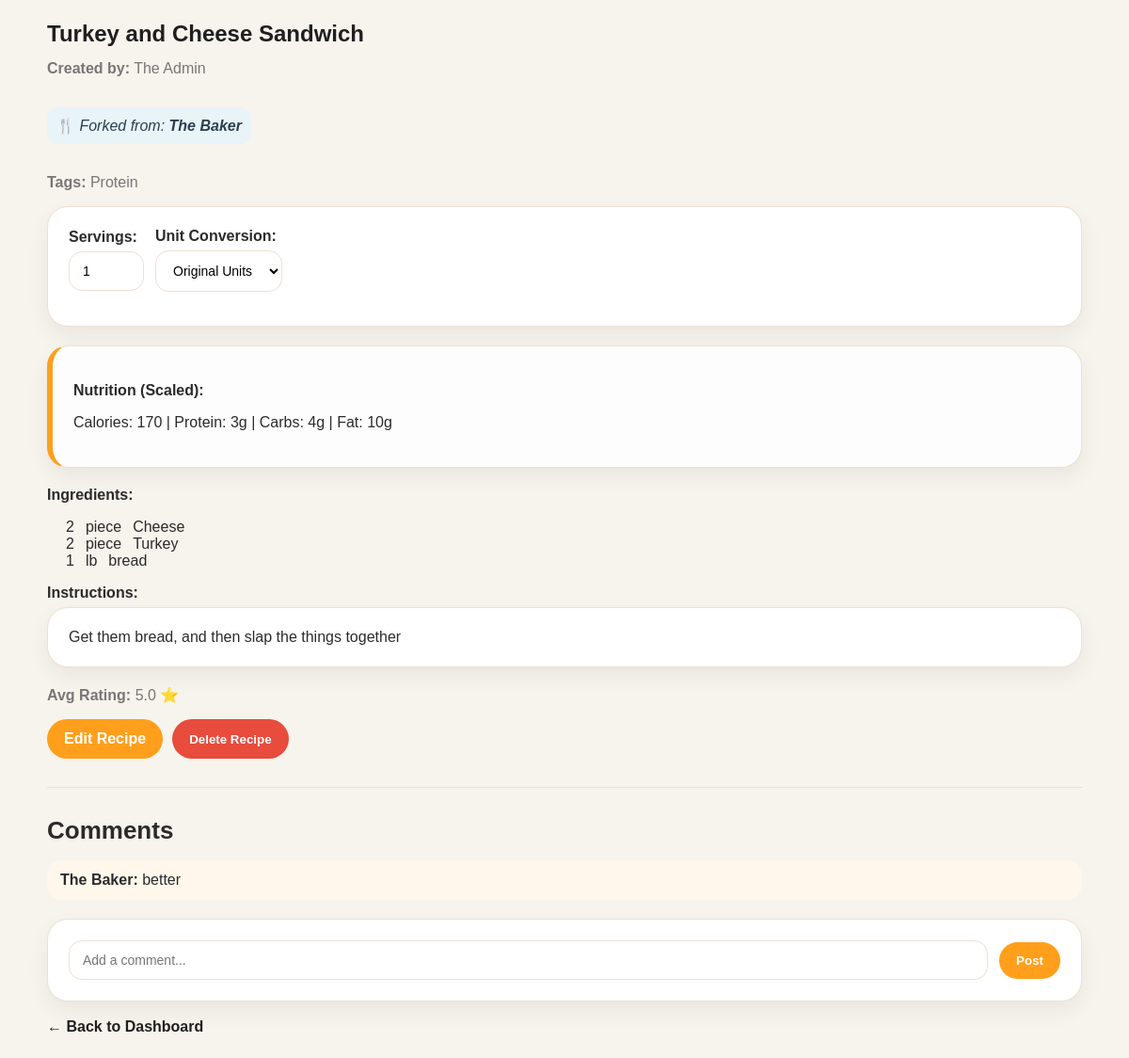
/recipe/4 (signed in), run on the app's committed database.
### app.py (models this page shows)
class Recipe(db.Model):
    id = db.Column(db.Integer, primary_key=True)
    name = db.Column(db.String(100), nullable=False)
    servings = db.Column(db.Integer, nullable=False)
    instructions = db.Column(db.Text, nullable=True)
    ingredients = db.relationship('Ingredient', backref='recipe', lazy=True, cascade="all, delete-orphan")
    calories = db.Column(db.Integer, default=0)
    protein = db.Column(db.Integer, default=0)
    carbs = db.Column(db.Integer, default=0)
    fat = db.Column(db.Integer, default=0)
    tags = db.Column(db.String(200), nullable=True)
    is_public = db.Column(db.Boolean, default=False)
    user_id = db.Column(db.Integer, db.ForeignKey('user.id'), nullable=False)
    forked_from = db.Column(db.String(80), nullable=True)
    ratings = db.relationship('Rating', backref='recipe', lazy=True, cascade="all, delete-orphan")
    comments = db.relationship('Comment', backref='recipe', lazy=True, cascade="all, delete-orphan")

class User(db.Model):
    id = db.Column(db.Integer, primary_key=True)
    is_admin = db.Column(db.Boolean, default=False)
    username = db.Column(db.String(80), unique=True, nullable=False)
    password = db.Column(db.String(200), nullable=False)
    recipes = db.relationship('Recipe', backref='owner', lazy=True, cascade="all, delete-orphan")

class Ingredient(db.Model):
    id = db.Column(db.Integer, primary_key=True)
    name = db.Column(db.String(100), nullable=False)
    quantity = db.Column(db.String(50), nullable=False)
    unit = db.Column(db.String(20), nullable=False)
    recipe_id = db.Column(db.Integer, db.ForeignKey('recipe.id'), nullable=False)

class Comment(db.Model):
    id = db.Column(db.Integer, primary_key=True)
    text = db.Column(db.Text, nullable=False)
    user_id = db.Column(db.Integer, db.ForeignKey('user.id'), nullable=False)
    recipe_id = db.Column(db.Integer, db.ForeignKey('recipe.id'), nullable=False)
    username = db.Column(db.String(80))

### app.py (the view)
@app.route('/recipe/<int:recipe_id>')
def recipe_detail(recipe_id):
    if 'user_id' not in session:
        return redirect(url_for('login'))
    recipe = Recipe.query.get_or_404(recipe_id)
    ratings = Rating.query.filter_by(recipe_id=recipe_id).all()
    avg_val = round(sum([r.stars for r in ratings]) / len(ratings), 1) if ratings else "Not yet rated"
    user_rating = Rating.query.filter_by(recipe_id=recipe_id, user_id=session['user_id']).first()
    user_stars = user_rating.stars if user_rating else None
    is_owner = (recipe.user_id == session['user_id'])
    return render_template('recipe_detail.html', recipe=recipe, avg_rating=avg_val, user_stars=user_stars, is_owner=is_owner)

### app.py (called while the page is built)
@app.before_request
def clear_stale_session():
    if 'user_id' in session:
        user = User.query.get(session['user_id'])
        if not user:
            session.clear()

### templates/recipe_detail.html (shortened to what this page needs)
<!DOCTYPE html>
<html>
<head>
    <link rel="stylesheet" href="{{ url_for('static', filename='style.css') }}">
</head>
<body class="page-body" data-recipe-id="{{ recipe.id }}">
    <div class="container recipe-container">
        <h1 class="page-title recipe-title">{{ recipe.name }}</h1>
        <p class="recipe-meta">
            <strong>Created by:</strong>
            <span class="author-name">{{ recipe.owner.username }}</span>
        </p>
        {% if recipe.forked_from %}
            <p class="recipe-meta" style="background: #e8f4f8; padding: 10px; border-radius: 12px; display: inline-block; color: #2c3e50;">
                🍴 <em>Forked from: <strong>{{ recipe.forked_from }}</strong></em>
            </p>
        {% endif %}
        <p class="recipe-meta">
            <strong>Tags:</strong>
            <span class="tags">{{ recipe.tags|capitalize if recipe.tags else "None" }}</span>
        </p>
        <div class="recipe-controls form-row card" style="margin-bottom: 20px;">
            <div class="form-group">
                <label class="form-label"><strong>Servings:</strong></label>
                <input class="form-input" type="number" id="serving-size" value="{{ recipe.servings }}" min="1" data-original-servings="{{ recipe.servings }}" style="width: 80px;">
            </div>
            <div class="form-group">
                <label class="form-label"><strong>Unit Conversion:</strong></label>
                <select class="form-select" id="unit-toggle">
                    <option value="default">Original Units</option>
                </select>
            </div>
        </div>
        <div class="macro-box card" style="background: #fdfdfd; border-left: 6px solid var(--orange); margin-bottom: 20px;">
            <p class="section-label"><strong>Nutrition (Scaled):</strong></p>
            <p>
                Calories: <span id="display-calories" class="scaled-value" data-original="{{ recipe.calories }}">{{ recipe.calories }}</span> |
                Protein: <span id="display-protein" class="scaled-value" data-original="{{ recipe.protein }}">{{ recipe.protein }}</span>g |
                Carbs: <span id="display-carbs" class="scaled-value" data-original="{{ recipe.carbs }}">{{ recipe.carbs }}</span>g |
                Fat: <span id="display-fat" class="scaled-value" data-original="{{ recipe.fat }}">{{ recipe.fat }}</span>g
            </p>
        </div>
        <p class="section-label"><strong>Ingredients:</strong></p>
        <ul class="ingredient-list">
            {% for ing in recipe.ingredients %}
                <li class="ingredient-row" data-base-unit="{{ ing.unit }}">
                    <span class="qty scaled-value" data-original-qty="{{ ing.quantity }}">{{ ing.quantity }}</span>
                    <span class="unit">{{ ing.unit }}</span>
                    <span class="ingredient-name">{{ ing.name }}</span>
                </li>
            {% endfor %}
        </ul>
        <p class="section-label"><strong>Instructions:</strong></p>
        <div class="card" style="white-space: pre-wrap; margin-bottom: 20px;">{{ recipe.instructions if recipe.instructions else "No instructions provided." }}</div>
        <p class="recipe-meta">
            <strong>Avg Rating:</strong>
            <span class="rating">
                {% if avg_rating == "Not yet rated" %}
                    {{ avg_rating }}
                {% else %}
                    {{ avg_rating }} ⭐
                {% endif %}
            </span>
        </p>
        <div class="action-buttons" style="display: flex; gap: 10px; margin-bottom: 30px;">
            {% if is_owner %}
                <a href="/edit_recipe/{{ recipe.id }}" class="btn btn-primary" style="text-decoration: none;">Edit Recipe</a>
                <button class="btn btn-danger" onclick="deleteRecipe()">Delete Recipe</button>
            {% else %}
                <button class="btn btn-success" onclick="fork_recipe()">Fork Recipe</button>
            {% endif %}
        </div>
        <hr class="divider">
        <h3 class="section-title">Comments</h3>
        <div id="comments" class="comments-container">
            {% for c in recipe.comments %}
                <div class="comment" style="margin-bottom: 10px;">
                    <strong class="comment-user">{{ c.username }}:</strong>
                    <span class="comment-text">{{ c.text }}</span>
                </div>
            {% endfor %}
        </div>
        <div class="comment-input-row form-row card" style="margin-top: 20px;">
            <input class="form-input" type="text" id="new-comment" placeholder="Add a comment..." style="flex: 1;">
            <button class="btn btn-primary" onclick="submitComment()">Post</button>
        </div>
        <br>
        <a class="nav-link" href="{{ url_for('index') }}">← Back to Dashboard</a>
    </div>
</body>
</html>

### static/style.css (style rules this page uses)
:root { --orange: #ff9f1c; --dark: #1f1f1f; --text: #2b2b2b; --muted: #777; --bg: #f7f3ed; --card: #ffffff; --border: #eee0d0; }
body, .page-body { font-family: Arial, sans-serif; max-width: 1100px; margin: 0 auto; padding: 24px; background: var(--bg); color: var(--text); }
.container, .feed-container, .dashboard-container, .recipe-container, .search-container, .form-container { max-width: 1100px; margin: 0 auto; }
.card, .recipe-card, .form-card, .search-result-item, .form-container { background: var(--card); border: 1px solid var(--border); border-radius: 22px; padding: 22px; box-shadow: 0 10px 25px rgba(0, 0, 0, 0.06); }
.page-title, .form-title { font-size: 42px; line-height: 1; margin-bottom: 16px; color: var(--dark); }
.section-title { font-size: 26px; margin-top: 30px; margin-bottom: 16px; }
.divider { border: none; border-top: 1px solid var(--border); margin: 28px 0; }
.nav-link, .recipe-link, .back-link { color: var(--dark); text-decoration: none; font-weight: 600; }
.form-input, .form-select, .form-textarea, input, select, textarea { padding: 12px 14px; border: 1px solid var(--border); border-radius: 14px; font-size: 14px; background: white; }
.form-input, .form-textarea { width: 100%; box-sizing: border-box; }
.form-label, .section-label { font-weight: 700; margin-bottom: 6px; display: block; }
.form-group { margin-bottom: 14px; }
.form-row, .ingredient-row, .comment-input-row, .search-form { display: flex; gap: 12px; align-items: center; flex-wrap: wrap; }
.btn, button { border: none; border-radius: 999px; padding: 12px 18px; font-weight: 700; cursor: pointer; }
.btn-primary { background: var(--orange); color: white; }
.btn-danger, .btn-delete { background: #e74c3c; color: white; }
.recipe-title { font-size: 24px; margin-top: 0; }
.recipe-meta, .result-meta, .text-muted, .empty-state { color: var(--muted); }
.ingredient-list { padding-left: 20px; }
.comment { background: #fff7ec; border-radius: 16px; padding: 12px 14px; }

### data on the page
Recipe: name "Turkey and Cheese Sandwich", forked_from "The Baker", tags "Protein", servings "1", calories "170", protein "3", carbs "4", fat "10", instructions "Get them bread, and then slap the things together"
User: owner.username "The Admin"
Ingredient: quantity "2", unit "piece", name "Cheese"
Ingredient: quantity "2", unit "piece", name "Turkey"
Ingredient: quantity "1", unit "lb", name "bread"
Comment: username "The Baker", text "better"

### other printed values
{{ avg_rating }} "5.0"
